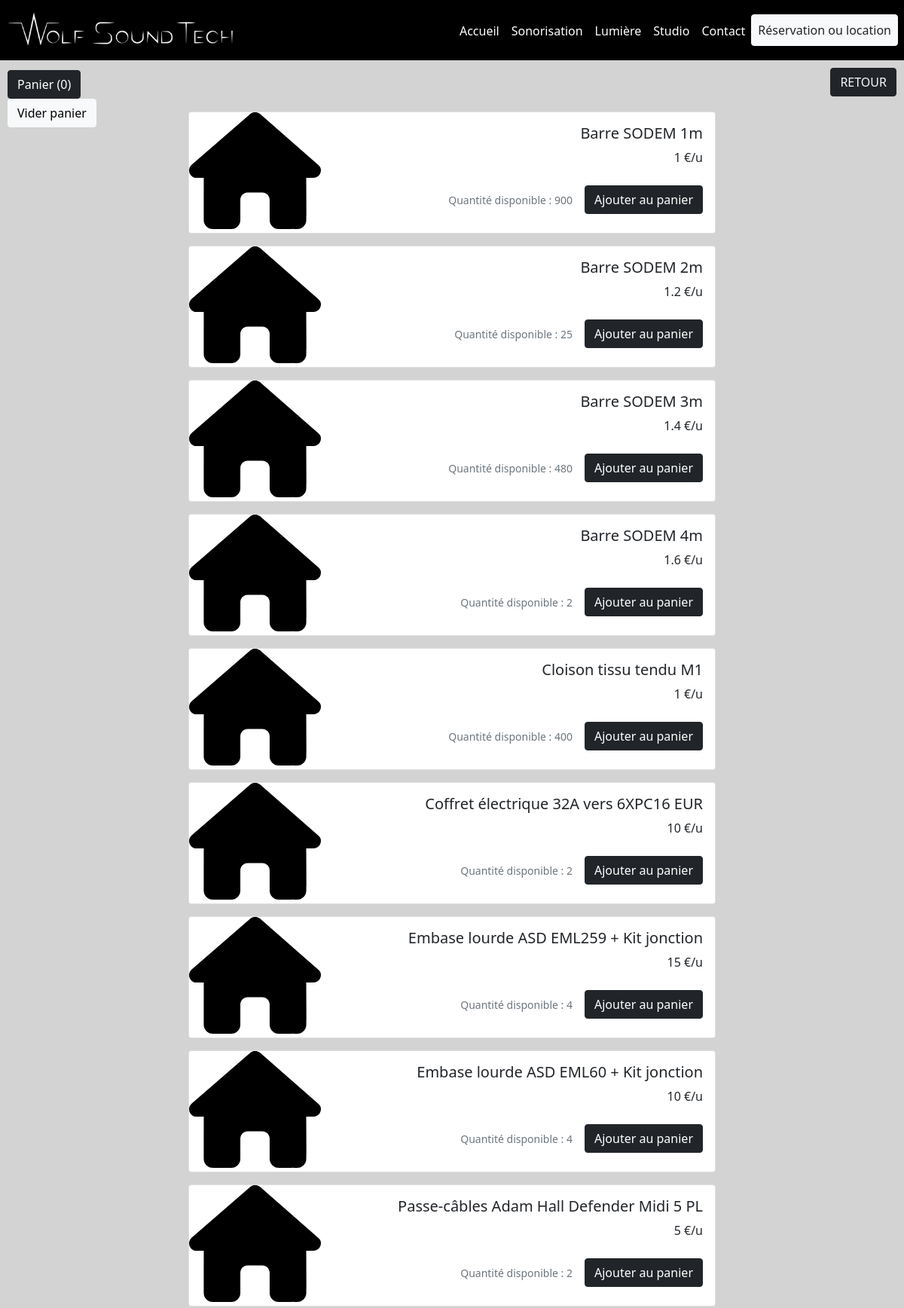
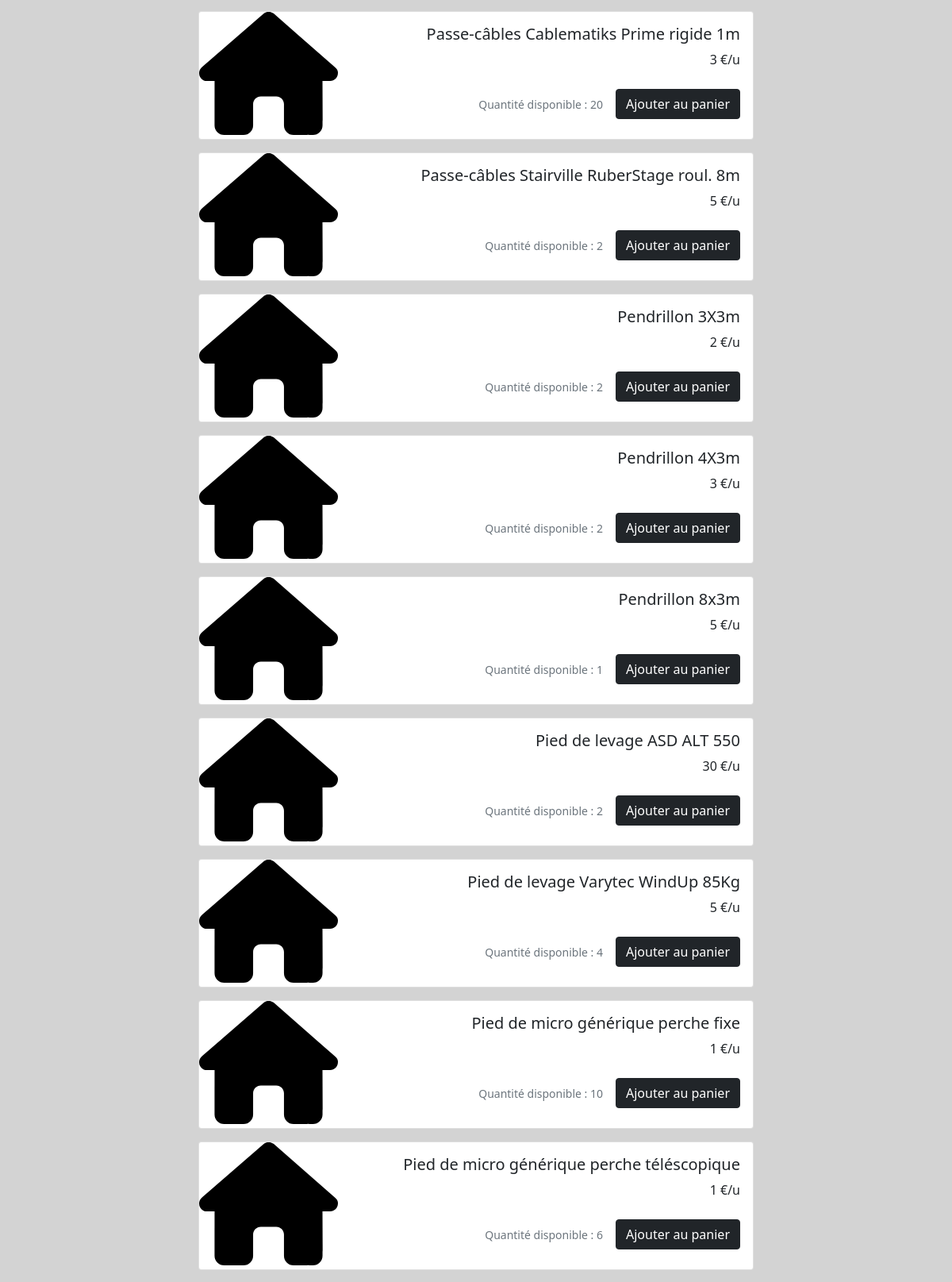
The app's page /index2.php?page=str (upper part) with its own data (2 pictures, top to bottom).
### tables this page shows
CREATE TABLE `produit` (
  `ref` varchar(50) NOT NULL,
  `libellePrd` varchar(200) NOT NULL,
  `descriptionPrd` text NOT NULL,
  `imgPrd` text NOT NULL,
  `prix` float NOT NULL,
  `qte` int NOT NULL,
  `catID` int NOT NULL,
  `sousCatID` int DEFAULT NULL,
  `created_at` datetime DEFAULT NULL,
  `updated_at` datetime DEFAULT NULL,
  `deleted_at` datetime DEFAULT NULL
);

### classes/produits.php (called while the page is built, shortened)
<?php function afficherPrdC4()
{
    if(require("config/connexion.php"))
    {
        $req=$access->prepare("SELECT libellePrd, descriptionPrd, imgPrd, prix, qte FROM produit WHERE catID=4 ORDER BY libellePrd");
        $req->execute();
        $data = $req->fetchAll(PDO::FETCH_OBJ);
        return $data;
    }
} ?>

### rub/str.php (the view)
<?php
require("classes/produits.php");
  $Structures=afficherPrdC4();
?>
<div class="container-fluid">
<a href="index2.php" class="btn btn-dark text-decoration-none text-light" style="position: absolute;top: 90px;right: 10px; z-index : 1;">RETOUR</a>
<div class="row m-auto">
<div class="col-12 mb-5 mt-5 pb-5">
<?php foreach($Structures as $struct) { ?>
    <div class="card mb-3 m-auto" style="max-width: 700px">
        <div class="row g-0">
            <div class="col-md-3">
                    <img src="<?= $struct->imgPrd?>" class="card-img img-fluid d-none d-md-block" alt="<?= $struct->libellePrd ?>">
                </div>
                <div class="col-md-9">
             <div class="card-body text-end">
                <h5 class="card-title"><?= $struct->libellePrd?></h5>
                <p class="card-text"><?= $struct->prix.' €/u'?></p>
               <span class="d-flex justify-content-end align-items-center"> <p class="card-text pt-3"><small class="text-muted mx-3"><?= 'Quantité disponible : '.$struct->qte?></small></p><button class="add-to-cart btn btn-dark"
               data-name=<?= $struct->libellePrd?>
               data-price=<?= $struct->prix
               ?>
                   >Ajouter au panier
                </button></span>
             </div>
            </div>
        </div>
    </div>
    <?php } ?>
</div>
</div>
</div>

### css/style.css (style rules this page uses)
body { margin-top: 100px; }
.card { margin-bottom: 20px; }

### records on screen
produit: imgPrd (picture), libellePrd "Barre SODEM 1m", prix "1", qte "900"
produit: imgPrd (picture), libellePrd "Barre SODEM 2m", prix "1.2", qte "25"
produit: imgPrd (picture), libellePrd "Barre SODEM 3m", prix "1.4", qte "480"
produit: imgPrd (picture), libellePrd "Barre SODEM 4m", prix "1.6", qte "2"
produit: imgPrd (picture), libellePrd "Cloison tissu tendu M1", prix "1", qte "400"
produit: imgPrd (picture), libellePrd "Coffret électrique 32A vers 6XPC16 EUR", prix "10", qte "2"
produit: imgPrd (picture), libellePrd "Embase lourde ASD EML259 + Kit jonction", prix "15", qte "4"
produit: imgPrd (picture), libellePrd "Embase lourde ASD EML60 + Kit jonction", prix "10", qte "4"
produit: imgPrd (picture), libellePrd "Passe-câbles Adam Hall Defender Midi 5 PL", prix "5", qte "2"
produit: imgPrd (picture), libellePrd "Passe-câbles Cablematiks Prime rigide 1m", prix "3", qte "20"
produit: imgPrd (picture), libellePrd "Passe-câbles Stairville RuberStage roul. 8m", prix "5", qte "2"
produit: imgPrd (picture), libellePrd "Pendrillon 3X3m", prix "2", qte "2"
produit: imgPrd (picture), libellePrd "Pendrillon 4X3m", prix "3", qte "2"
produit: imgPrd (picture), libellePrd "Pendrillon 8x3m", prix "5", qte "1"
produit: imgPrd (picture), libellePrd "Pied de levage ASD ALT 550", prix "30", qte "2"
produit: imgPrd (picture), libellePrd "Pied de levage Varytec WindUp 85Kg", prix "5", qte "4"
produit: imgPrd (picture), libellePrd "Pied de micro générique perche fixe", prix "1", qte "10"
produit: imgPrd (picture), libellePrd "Pied de micro générique perche téléscopique", prix "1", qte "6"
